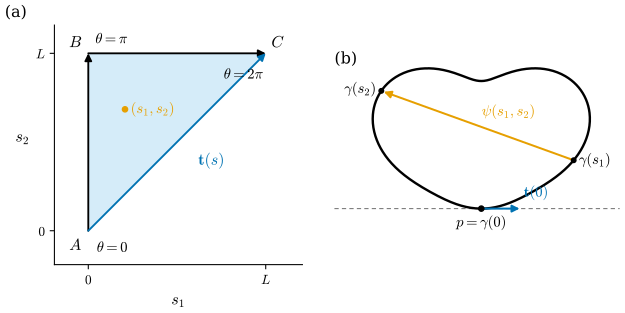

Write Python code to recreate this figure.
"""그림 5.6.2: 접선회전정리의 증명에 쓰는 할선 사상 (5.6절, 정리 5.6.7).

(a) 삼각형 T = {(s1, s2) : 0 ≤ s1 ≤ s2 ≤ L}과 꼭짓점 A = (0, 0), B = (0, L), C = (L, L). (개념도)
    들어 올린 각 θ의 값 θ(A) = 0, θ(B) = π, θ(C) = 2π를 적는다(값은 (b)의 곡선에서 수치로 확인).
(b) 콩 모양 곡선 γ(t) = ρ(t)(cos t, sin t), ρ = 1 + cos(2t)/4 + 3 sin(3t)/25 (단순 닫힌 곡선, 극좌표 ρ > 0).
    매개변수는 가장 낮은 점 p = γ(0)에서 시작하도록 옮겼다. p에서의 접선(회색 점선)은 곡선 전체의 아래에 있고,
    단위접벡터 t(0) = e1 (파랑). 할선 방향 ψ(s1, s2) = (γ(s2) - γ(s1))/|γ(s2) - γ(s1)| (주황)의 한 예를 그린다.

실행: 프로젝트 루트에서 ``PYTHONPATH=tools python3 chapters/05-space-curves/figures/fig-5-6-2-secant-map.py``
"""

import dgfig

dgfig.setup()

import math

import matplotlib.pyplot as plt
import numpy as np
import sympy as sp

C = dgfig.COLORS
t = sp.symbols("t", real=True)
rho = 1 + sp.cos(2 * t) / 4 + sp.Rational(3, 25) * sp.sin(3 * t)
bean = rho * sp.Matrix([sp.cos(t), sp.sin(t)])
gf = sp.lambdify(t, list(bean), "numpy")
df = sp.lambdify(t, list(sp.diff(bean, t)), "numpy")
yd = sp.lambdify(t, sp.diff(bean[1], t), "numpy")
ydd = sp.lambdify(t, sp.diff(bean[1], t, 2), "numpy")
tt = np.linspace(0, 2 * np.pi, 4000, endpoint=False)
t0 = tt[np.argmin(np.array(gf(tt))[1])]
for _ in range(30):
    t0 -= yd(t0) / ydd(t0)
G = lambda s: np.array(gf(np.asarray(s, float) + t0), float)
DG = lambda s: np.array(df(np.asarray(s, float) + t0), float)
L = 2 * np.pi


def ang(u, v):
    det = u[..., 0] * v[..., 1] - u[..., 1] * v[..., 0]
    dot = np.sum(u * v, axis=-1)
    return 2 * np.arctan(det / (1 + dot))


def psi(s1, s2):
    if abs(s2 - s1) < 1e-12:
        d = DG(s1)
    elif abs(s1) < 1e-12 and abs(s2 - L) < 1e-12:
        d = -DG(0.0)
    else:
        d = G(s2) - G(s1)
    return d / np.linalg.norm(d)


def change(points):
    vals = np.array([psi(*q) for q in points])
    st = ang(vals[:-1], vals[1:])
    assert np.max(np.abs(st)) < 0.5
    return float(np.sum(st))


# 자기검사: 극좌표 곡선은 ρ > 0이면 단순, 가장 낮은 점에서 t = e1, 변 AB·BC에서 π, 대각선에서 2π
assert np.min(np.array(sp.lambdify(t, rho, "numpy")(tt))) > 0
v0 = DG(0.0) / np.linalg.norm(DG(0.0))
assert abs(v0[1]) < 1e-12 and v0[0] > 0
n = 3000
dAB = change([(0.0, x) for x in np.linspace(0, L, n)])
dBC = change([(x, L) for x in np.linspace(0, L, n)])
dAC = change([(x, x) for x in np.linspace(0, L, n)])
assert abs(dAB - math.pi) < 1e-6 and abs(dBC - math.pi) < 1e-6 and abs(dAC - 2 * math.pi) < 1e-6

fig, (ax1, ax2) = plt.subplots(1, 2, figsize=(6.4, 3.2), gridspec_kw=dict(width_ratios=[1, 1.15]))
# (a) 삼각형
A, B, Cc = np.array([0, 0.0]), np.array([0, L]), np.array([L, L])
ax1.fill(*np.stack([A, B, Cc]).T, color=C["region"], alpha=0.25, lw=0)
for p, q, col in ((A, B, C["main"]), (B, Cc, C["main"]), (A, Cc, C["tangent"])):
    ax1.annotate("", xy=q, xytext=p, arrowprops=dict(arrowstyle="-|>", color=col, lw=1.4, mutation_scale=11,
                                                    shrinkA=0, shrinkB=0))
ax1.text(*(A + [-0.25, -0.25]), r"$A$", fontsize=12, ha="right", va="top")
ax1.text(*(B + [-0.25, 0.1]), r"$B$", fontsize=12, ha="right", va="bottom")
ax1.text(*(Cc + [0.2, 0.1]), r"$C$", fontsize=12, ha="left", va="bottom")
ax1.text(*(A + [0.3, -0.35]), r"$\theta=0$", fontsize=11, ha="left", va="top")
ax1.text(*(B + [0.25, 0.25]), r"$\theta=\pi$", fontsize=11, ha="left", va="bottom")
ax1.text(*(Cc + [-0.1, -0.5]), r"$\theta=2\pi$", fontsize=11, ha="right", va="top")
ax1.text(L * 0.62, L * 0.44, r"$\mathbf{t}(s)$", fontsize=12, color=C["tangent"], ha="left", va="top")
q = np.array([1.3, 4.3])
ax1.plot(*q, "o", color=C["accent"], ms=4, zorder=5)
ax1.text(*(q + [0.2, 0.0]), r"$(s_1, s_2)$", fontsize=11, color=C["accent"], va="center")
ax1.set_xlabel(r"$s_1$", fontsize=12)
ax1.set_ylabel(r"$s_2$", fontsize=12, rotation=0, labelpad=10)
ax1.set_aspect("equal")
ax1.set_xlim(-1.2, L + 1.3)
ax1.set_ylim(-1.2, L + 1.0)
for sp_ in ("top", "right"):
    ax1.spines[sp_].set_visible(False)
ax1.set_xticks([0, L], [r"$0$", r"$L$"])
ax1.set_yticks([0, L], [r"$0$", r"$L$"])
ax1.text(-0.2, 1.02, "(a)", transform=ax1.transAxes, fontsize=12, va="bottom", ha="left")

# (b) 곡선
ss = np.linspace(0, L, 800)
P = G(ss)
ax2.plot(*P, color=C["main"], lw=dgfig.LW["main"], zorder=3)
p0 = G(0.0)
ax2.axhline(p0[1], color=C["aux"], lw=0.8, ls=(0, (4, 3)), zorder=1)
ax2.annotate("", xy=p0 + 0.45 * v0, xytext=p0, arrowprops=dict(arrowstyle="-|>", color=C["tangent"], lw=1.5,
                                                             mutation_scale=11, shrinkA=0, shrinkB=0), zorder=6)
ax2.plot(*p0, "o", color=C["main"], ms=4, zorder=7)
ax2.text(*(p0 + [0.0, -0.08]), r"$p=\gamma(0)$", fontsize=11, ha="center", va="top")
ax2.text(*(p0 + 0.45 * v0 + [0.05, 0.1]), r"$\mathbf{t}(0)$", fontsize=11, color=C["tangent"], va="bottom")
s1, s2 = 1.3, 4.3
P1, P2 = G(s1), G(s2)
ax2.annotate("", xy=P2, xytext=P1, arrowprops=dict(arrowstyle="-|>", color=C["accent"], lw=1.5, mutation_scale=11,
                                                  shrinkA=2, shrinkB=2), zorder=6)
for Pk, lab, off, ha in ((P1, r"$\gamma(s_1)$", (0.06, 0.0), "left"), (P2, r"$\gamma(s_2)$", (-0.06, 0.02), "right")):
    ax2.plot(*Pk, "o", color=C["main"], ms=3.5, zorder=7)
    ax2.text(*(Pk + np.array(off)), lab, fontsize=11, ha=ha, va="center")
mid = (P1 + P2) / 2
ax2.text(*(mid + [0.05, 0.12]), r"$\psi(s_1,s_2)$", fontsize=11, color=C["accent"], ha="left")
dgfig.schematic_axes(ax2)
ax2.set_xlim(P[0].min() - 0.45, P[0].max() + 0.35)
ax2.set_ylim(p0[1] - 0.35, P[1].max() + 0.2)
ax2.text(0.0, 1.0, "(b)", transform=ax2.transAxes, fontsize=12, va="top", ha="left")
fig.subplots_adjust(left=0.07, right=0.99, top=0.98, bottom=0.12, wspace=0.12)
dgfig.save(fig, __file__)
